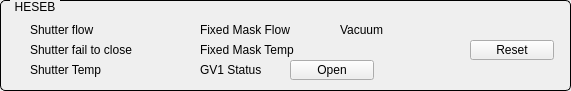
   <widget class="QGroupBox" name="titleGroupBox_7">
    <property name="geometry">
     <rect>
      <x>10</x>
      <y>390</y>
      <width>571</width>
      <height>91</height>
     </rect>
    </property>
    <property name="styleSheet">
     <string notr="true">QGroupBox {
    border: 1px solid black;
    border-radius: 5px;
    margin-top: 0.5em;
}

QGroupBox::title {
    subcontrol-origin: margin;
    left: 10px;
    padding: 0 3px 0 3px;
}</string>
    </property>
    <property name="title">
     <string>HESEB</string>
    </property>
    <widget class="QESimpleShape" name="qesimpleshape_47">
     <property name="geometry">
      <rect>
       <x>320</x>
       <y>20</y>
       <width>16</width>
       <height>20</height>
      </rect>
     </property>
     <property name="ledType">
      <enum>QSimpleShape::Error</enum>
     </property>
     <property name="colour0" stdset="0">
      <color>
       <red>240</red>
       <green>5</green>
       <blue>5</blue>
      </color>
     </property>
     <property name="colour1" stdset="0">
      <color>
       <red>60</red>
       <green>20</green>
       <blue>20</blue>
      </color>
     </property>
     <property name="variable" stdset="0">
      <string>I11-FE-VA:isInterlock</string>
     </property>
     <property name="variableSubstitutions" stdset="0">
      <string/>
     </property>
    </widget>
    <widget class="QLabel" name="label_49">
     <property name="geometry">
      <rect>
       <x>30</x>
       <y>60</y>
       <width>141</width>
       <height>20</height>
      </rect>
     </property>
     <property name="text">
      <string>Shutter Temp</string>
     </property>
    </widget>
    <widget class="QESimpleShape" name="qesimpleshape_48">
     <property name="geometry">
      <rect>
       <x>10</x>
       <y>20</y>
       <width>16</width>
       <height>20</height>
      </rect>
     </property>
     <property name="ledType">
      <enum>QSimpleShape::Error</enum>
     </property>
     <property name="colour0" stdset="0">
      <color>
       <red>240</red>
       <green>5</green>
       <blue>5</blue>
      </color>
     </property>
     <property name="colour1" stdset="0">
      <color>
       <red>60</red>
       <green>20</green>
       <blue>20</blue>
      </color>
     </property>
     <property name="variable" stdset="0">
      <string>I11FE-CO-PSH-FLS:isInterlock</string>
     </property>
     <property name="variableSubstitutions" stdset="0">
      <string/>
     </property>
    </widget>
    <widget class="QLabel" name="label_50">
     <property name="geometry">
      <rect>
       <x>340</x>
       <y>20</y>
       <width>111</width>
       <height>20</height>
      </rect>
     </property>
     <property name="text">
      <string>Vacuum</string>
     </property>
    </widget>
    <widget class="QPushButton" name="btnHESEBreset">
     <property name="geometry">
      <rect>
       <x>470</x>
       <y>40</y>
       <width>84</width>
       <height>20</height>
      </rect>
     </property>
     <property name="text">
      <string>Reset</string>
     </property>
    </widget>
    <widget class="QLabel" name="label_51">
     <property name="geometry">
      <rect>
       <x>30</x>
       <y>40</y>
       <width>141</width>
       <height>20</height>
      </rect>
     </property>
     <property name="text">
      <string>Shutter fail to close</string>
     </property>
    </widget>
    <widget class="QESimpleShape" name="qesimpleshape_49">
     <property name="geometry">
      <rect>
       <x>10</x>
       <y>40</y>
       <width>16</width>
       <height>20</height>
      </rect>
     </property>
     <property name="ledType">
      <enum>QSimpleShape::Error</enum>
     </property>
     <property name="colour2" stdset="0">
      <color>
       <red>240</red>
       <green>5</green>
       <blue>5</blue>
      </color>
     </property>
     <property name="variable" stdset="0">
      <string>I11FE-VA-PSH:getFault</string>
     </property>
     <property name="variableSubstitutions" stdset="0">
      <string/>
     </property>
    </widget>
    <widget class="QESimpleShape" name="qesimpleshape_50">
     <property name="geometry">
      <rect>
       <x>180</x>
       <y>60</y>
       <width>16</width>
       <height>20</height>
      </rect>
     </property>
     <property name="ledType">
      <enum>QSimpleShape::Error</enum>
     </property>
     <property name="colour0" stdset="0">
      <color>
       <red>240</red>
       <green>5</green>
       <blue>5</blue>
      </color>
     </property>
     <property name="colour1" stdset="0">
      <color>
       <red>60</red>
       <green>20</green>
       <blue>20</blue>
      </color>
     </property>
     <property name="variable" stdset="0">
      <string>I11FE-VA-GV1:isOpen</string>
     </property>
     <property name="variableSubstitutions" stdset="0">
      <string/>
     </property>
    </widget>
    <widget class="QLabel" name="label_52">
     <property name="geometry">
      <rect>
       <x>30</x>
       <y>20</y>
       <width>90</width>
       <height>20</height>
      </rect>
     </property>
     <property name="text">
      <string>Shutter flow</string>
     </property>
    </widget>
    <widget class="QLabel" name="label_53">
     <property name="geometry">
      <rect>
       <x>200</x>
       <y>60</y>
       <width>90</width>
       <height>20</height>
      </rect>
     </property>
     <property name="text">
      <string>GV1 Status</string>
     </property>
    </widget>
    <widget class="QESimpleShape" name="qesimpleshape_51">
     <property name="geometry">
      <rect>
       <x>10</x>
       <y>60</y>
       <width>16</width>
       <height>20</height>
      </rect>
     </property>
     <property name="ledType">
      <enum>QSimpleShape::Error</enum>
     </property>
     <property name="colour0" stdset="0">
      <color>
       <red>240</red>
       <green>5</green>
       <blue>5</blue>
      </color>
     </property>
     <property name="colour1" stdset="0">
      <color>
       <red>60</red>
       <green>20</green>
       <blue>20</blue>
      </color>
     </property>
     <property name="variable" stdset="0">
      <string>I11FE-CO-PSH-THC:IsInterlock</string>
     </property>
     <property name="variableSubstitutions" stdset="0">
      <string/>
     </property>
    </widget>
    <widget class="QLabel" name="label_54">
     <property name="geometry">
      <rect>
       <x>200</x>
       <y>40</y>
       <width>121</width>
       <height>20</height>
      </rect>
     </property>
     <property name="text">
      <string>Fixed Mask Temp</string>
     </property>
    </widget>
    <widget class="QESimpleShape" name="qesimpleshape_52">
     <property name="geometry">
      <rect>
       <x>180</x>
       <y>40</y>
       <width>16</width>
       <height>20</height>
      </rect>
     </property>
     <property name="ledType">
      <enum>QSimpleShape::Error</enum>
     </property>
     <property name="colour0" stdset="0">
      <color>
       <red>240</red>
       <green>5</green>
       <blue>5</blue>
      </color>
     </property>
     <property name="colour1" stdset="0">
      <color>
       <red>60</red>
       <green>20</green>
       <blue>20</blue>
      </color>
     </property>
     <property name="variable" stdset="0">
      <string>I11FE-CO-FXM-THC:isInterlock</string>
     </property>
     <property name="variableSubstitutions" stdset="0">
      <string/>
     </property>
    </widget>
    <widget class="QESimpleShape" name="qesimpleshape_53">
     <property name="geometry">
      <rect>
       <x>180</x>
       <y>20</y>
       <width>16</width>
       <height>20</height>
      </rect>
     </property>
     <property name="ledType">
      <enum>QSimpleShape::Error</enum>
     </property>
     <property name="colour0" stdset="0">
      <color>
       <red>240</red>
       <green>5</green>
       <blue>5</blue>
      </color>
     </property>
     <property name="colour1" stdset="0">
      <color>
       <red>60</red>
       <green>20</green>
       <blue>20</blue>
      </color>
     </property>
     <property name="variable" stdset="0">
      <string>I11FE-CO-FXM-FLS:isInterlock</string>
     </property>
     <property name="variableSubstitutions" stdset="0">
      <string/>
     </property>
    </widget>
    <widget class="QLabel" name="label_55">
     <property name="geometry">
      <rect>
       <x>200</x>
       <y>20</y>
       <width>111</width>
       <height>20</height>
      </rect>
     </property>
     <property name="text">
      <string>Fixed Mask Flow</string>
     </property>
    </widget>
    <widget class="QEPushButton" name="qepushbutton_4">
     <property name="geometry">
      <rect>
       <x>290</x>
       <y>60</y>
       <width>84</width>
       <height>20</height>
      </rect>
     </property>
     <property name="text">
      <string>Open</string>
     </property>
     <property name="variable" stdset="0">
      <string>I11FE-VA-GV1:setOpen</string>
     </property>
    </widget>
   </widget>
